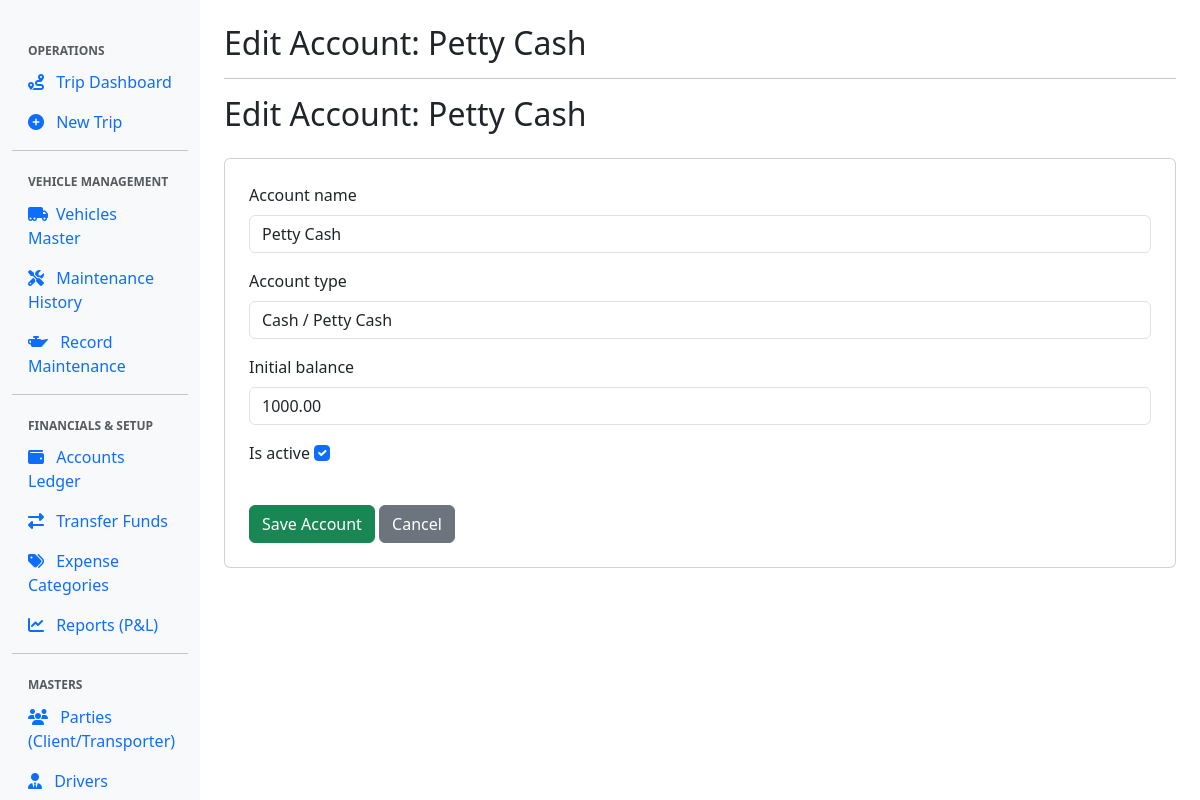
Screenshot of /accounts/1/edit/ with the database file from the repository.
### management/models.py (models this page shows, shortened)
class AccountMaster(models.Model):
    account_name = models.CharField(max_length=100, unique=True)
    account_type = models.CharField(max_length=20, choices=ACCOUNT_TYPE_CHOICES, default='BANK')
    initial_balance = models.DecimalField(max_digits=15, decimal_places=2, default=Decimal('0.00'))
    is_active = models.BooleanField(default=True)

### management/views.py (the view)
# urls.py: path('accounts/<int:account_id>/edit/', views.account_update, name='account_update'),
def account_update(request, account_id):
    account = get_object_or_404(AccountMaster, pk=account_id)
    if request.method == 'POST':
        form = AccountMasterForm(request.POST, instance=account)
        if form.is_valid():
            form.save()
            return redirect('account_list')
    else:
        form = AccountMasterForm(instance=account)
    context = {'form': form, 'account': account, 'title': f'Edit Account: {account.account_name}'}
    return render(request, 'management/account_form.html', context)

### management/forms.py
class AccountMasterForm(forms.ModelForm):
    class Meta:
        model = AccountMaster
        fields = ['account_name', 'account_type', 'initial_balance', 'is_active']
        widgets = {
            'account_name': forms.TextInput(attrs={'class': 'form-control'}),
            'account_type': forms.Select(attrs={'class': 'form-control'}),
            'initial_balance': forms.NumberInput(attrs={'class': 'form-control', 'step': '0.01'}),
            'is_active': forms.CheckboxInput(attrs={'class': 'form-check-input'}),
        }

### management/templates/management/account_form.html (shortened to what this page needs)
{% extends "base.html" %}
{% block content %}
    <h2 class="mb-4">{{ title }}</h2>
    <div class="card p-4">
        <form method="post">
            {% for field in form %}
            <div class="mb-3">
                <label for="{{ field.id_for_label }}" class="form-label">{{ field.label }}</label>
                {{ field }}
            </div>
            {% endfor %}
            <button type="submit" class="btn btn-success mt-3">Save Account</button>
            <a href="{% url 'account_list' %}" class="btn btn-secondary mt-3">Cancel</a>
        </form>
    </div>
{% endblock content %}

### rows the page displays
AccountMaster: form "Petty Cash" "Cash / Petty Cash" "1000.00" "☑"

### other values shown
{{ title|default:"TMS Dashboard" }} "Edit Account: Petty Cash"
{{ title }} "Edit Account: Petty Cash"
{{ field.label }} "Account name" "Account type" "Initial balance" "Is active"
